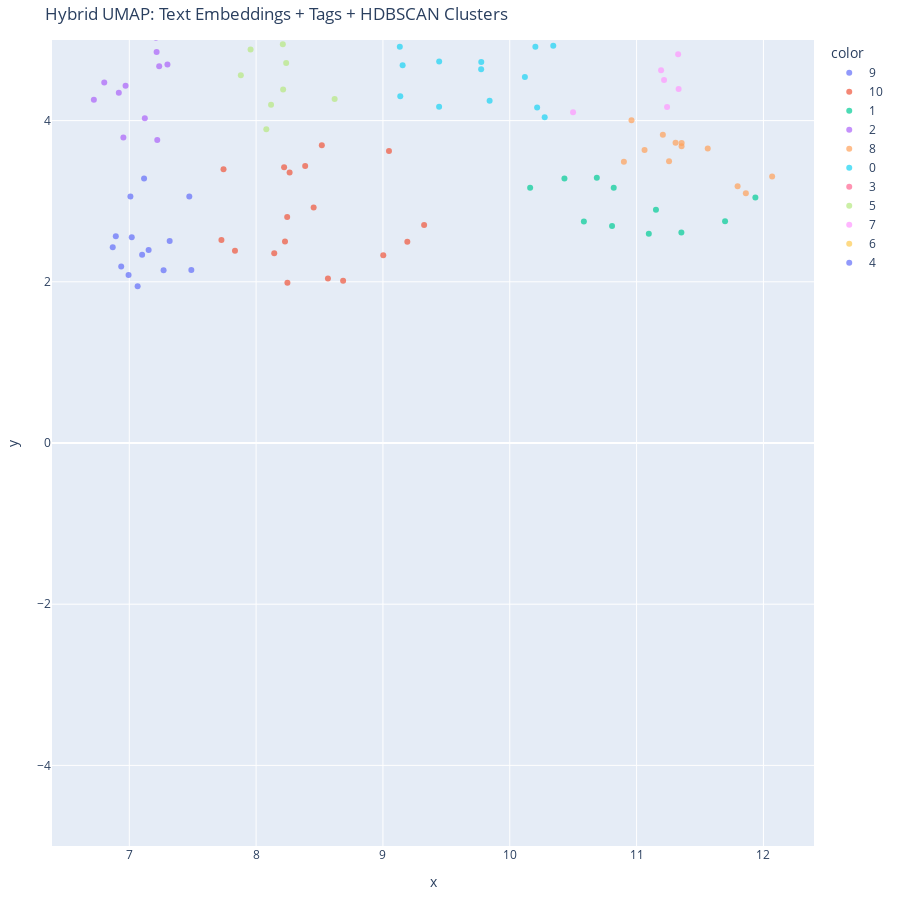

The notebook cell saved with this chart:
### Code cell
utils.plot_clusters(clause_tags, hybrid_2d)

### Figure 1 — Plotly figure (JSON) as saved in the notebook; plotly's stock layout.template omitted (floating-point values rounded to 4 significant figures)
{"data": [{"customdata": [["A Beginner’s Guide and Checklist for Accessing Sustainability-Linked Loans (SLLs)", "Finance", ["Finance", "Net Zero"]], ["Auditing Water Usage in Supply Chains", "Supply Chain", ["Supply Chain", "Net Zero", "Reporting"]], ["Climate Aligned Construction Waste Management", "Construction", ["Construction", "Net Zero"]], ["CLLS Certificate of Title: Climate Change Disclosures", "Reporting", ["Reporting", "Real Estate", "Net Zero"]], ["ESG Aligned Company Articles", "Governance", ["Governance", "ESG", "Net Zero"]], ["Green Loan “Starter Pack”", "Finance", ["Finance", "Net Zero"]], ["Greener and More Efficient HGVs in Road and Multimodal Transport Agreements", "Transport", ["Transport", "Net Zero", "Supply Chain"]], ["Lease: Renewable Energy Obligations", "Lease", ["Lease", "Net Zero", "Renewables"]], ["Management Equity Ratchet Terms", "Finance", ["Finance", "ESG", "Incentives"]], ["Repair or Refurbishment in Insurance Claims", "Insurance", ["Insurance", "Circular Economy"]], ["Subcontractor/ Supplier Self-Assessment Climate Questionnaire (Construction)", "Construction", ["Construction", "Supply Chain", "ESG"]], ["Supply: Renewable Energy Requirements", "Supply Chain", ["Supply Chain", "Renewable Energy"]], ["Sustainability Enterprise Delivery Measures within Construction Works Task Orders", "Construction", ["Construction", "Metrics", "Resilience"]], ["Sustainability KPIs in Construction Works Task Orders", "Construction", ["Construction", "Metrics", "ESG"]]], "hovertemplate": "color=9<br>x=%{x}<br>y=%{y}<br>Clause=%{customdata[0]}<br>PrimaryTag=%{customdata[1]}<br>Tags=%{customdata[2]}<extra></extra>", "legendgroup": "9", "marker": {"color": "#636efa", "opacity": 0.7, "size": 6, "symbol": "circle"}, "mode": "markers", "name": "9", "orientation": "v", "showlegend": true, "type": "scatter", "x": [7.019, 7.318, 7.117, 7.152, 6.994, 7.27, 7.473, 6.894, 7.489, 7.066, 6.869, 7.101, 6.936, 7.009], "xaxis": "x", "y": [2.553, 2.505, 3.281, 2.395, 2.084, 2.142, 3.057, 2.566, 2.148, 1.945, 2.428, 2.335, 2.19, 3.057], "yaxis": "y"}, {"customdata": [["Allocating Scope 1, 2 and 3 Emissions for Leased Assets", "Lease", ["Lease", "Reporting", "Net Zero"]], ["Circular Economy Product Design Obligation", "Supply Chain", ["Supply Chain", "Net Zero", "Incentives"]], ["Climate-Resilient Landscape Design Contracts", "Construction", ["Construction", "Land Use", "Biodiversity"]], ["Conservation Covenant for Soil Preservation and Enhancement", "Land Use", ["Land Use", "Biodiversity", "Net Zero"]], ["Environmental Targets for a Limited Partnership Agreement", "Finance", ["Finance", "ESG", "Net Zero"]], ["ESG-Linked Pricing Adjustment for Derivatives Transactions", "Finance", ["Finance", "ESG", "Net Zero"]], ["Green Assured Shorthold Tenancy (AST) Clauses", "Lease", ["Lease", "Net Zero", "Renewables", "Incentives"]], ["Green or Sustainability-Linked Lending Requirement", "Finance", ["Finance", "Net Zero", "ESG"]], ["Green Residential Lease Clauses", "Lease", ["Lease", "Net Zero"]], ["Heads of Terms for Landowner Collaboration on Environmental Schemes", "Land Use", ["Land Use", "Finance", "Net Zero", "Incentives"]], ["Incentives for Insured Parties to Disclose and Meet GHG Emissions Targets", "Insurance", ["Insurance", "Net Zero", "Incentives"]], ["Landlord and Tenant Obligations to Create Additionality in Renewable Electricity Generation", "Lease", ["Lease", "Renewables", "Net Zero"]], ["Late Payment – Green Interest Remedies", "Finance", ["Finance", "Net Zero", "Incentives"]], ["Net Zero Land Promotion Agreement", "Land Use", ["Land Use", "Net Zero", "Planning"]], ["Parametric Insurance Incentives for the Protection of Coral Reefs", "Insurance", ["Insurance", "Biodiversity", "Adaptation"]], ["Promotion of Carbon Sinks and Ecological Restoration in Lettings of Rural Land", "Land Use", ["Land Use", "Biodiversity", "Carbon Removal"]], ["Promotion of Regenerative Farming Methods through Profit of Pasturage Agreements", "Land Use", ["Land Use", "Agriculture", "Biodiversity"]], ["TV Production: Promotion of Sustainable Consumption and Travel", "Media", ["Media", "Consumption", "Transport"]]], "hovertemplate": "color=10<br>x=%{x}<br>y=%{y}<br>Clause=%{customdata[0]}<br>PrimaryTag=%{customdata[1]}<br>Tags=%{customdata[2]}<extra></extra>", "legendgroup": "10", "marker": {"color": "#EF553B", "opacity": 0.7, "size": 6, "symbol": "circle"}, "mode": "markers", "name": "10", "orientation": "v", "showlegend": true, "type": "scatter", "x": [8.518, 7.743, 8.247, 9.003, 8.454, 8.245, 8.221, 7.726, 8.264, 8.228, 8.143, 8.387, 7.833, 9.325, 8.686, 9.192, 8.566, 9.048], "xaxis": "x", "y": [3.694, 3.395, 1.989, 2.33, 2.92, 2.804, 3.422, 2.517, 3.357, 2.499, 2.355, 3.437, 2.384, 2.706, 2.013, 2.497, 2.041, 3.622], "yaxis": "y"}, {"customdata": [["Avoiding Excessive Paperwork in Dispute Resolution", "Dispute Resolution", ["Dispute Resolution", "Net Zero"]], ["Climate-Related Liability Cover (Commercial Insureds)", "Insurance", ["Insurance", "Net Zero", "Dispute Resolution"]], ["Condition to Liability Cover for Climate-Related Claims (Commercial Insureds)", "Insurance", ["Insurance", "Net Zero", "Governance"]], ["Employer-Employee Environmental Obligations", "Employment", ["Employment", "Net Zero"]], ["ESG-Based Performance Conditions for Employee Incentive Awards", "Employment", ["Employment", "ESG", "Net Zero"]], ["Green Dispute Reporting in After the Event Insurance Policies", "Insurance", ["Insurance", "Dispute Resolution", "Governance"]], ["Green Litigation and Arbitration Protocols", "Dispute Resolution", ["Dispute Resolution", "Governance", "Net Zero"]], ["Insurance: Disclosure and Mitigation of Pending Climate Change Litigation", "Insurance", ["Insurance", "Dispute Resolution", "Governance"]], ["Low Carbon Arbitrations", "Dispute Resolution", ["Dispute Resolution", "Net Zero"]], ["Net Zero Culture Employment Handbook", "Employment", ["Employment", "Net Zero", "Governance"]], ["Net Zero Within Company Whistleblowing Policies", "Governance", ["Governance", "Net Zero", "Employment"]]], "hovertemplate": "color=1<br>x=%{x}<br>y=%{y}<br>Clause=%{customdata[0]}<br>PrimaryTag=%{customdata[1]}<br>Tags=%{customdata[2]}<extra></extra>", "legendgroup": "1", "marker": {"color": "#00cc96", "opacity": 0.7, "size": 6, "symbol": "circle"}, "mode": "markers", "name": "1", "orientation": "v", "showlegend": true, "type": "scatter", "x": [10.81, 11.35, 11.94, 10.43, 10.16, 11.1, 11.15, 11.7, 10.58, 10.82, 10.69], "xaxis": "x", "y": [2.692, 2.61, 3.046, 3.281, 3.168, 2.595, 2.894, 2.751, 2.748, 3.168, 3.29], "yaxis": "y"}, {"customdata": [["Benchmarking of Project Greenhouse Gas Emissions", "Construction", ["Construction", "Net Zero", "Supply Chain"]], ["Climate Standard of Care (Construction)", "Construction", ["Construction", "Net Zero"]], ["Construction: Procuring Materials and Carbon Budgets", "Construction", ["Construction", "Net Zero", "Contracts"]], ["Facility Agreement Clauses Promoting Sustainability-Linked Loans within the Cement Industry", "Finance", ["Finance", "Construction", "Net Zero"]], ["GHG Emissions Management Plans in Infrastructure and Construction Project Finance", "Finance", ["Finance", "Construction", "Net Zero"]], ["JCT Energy Efficiency and Environmental Obligations", "Construction", ["Construction", "Net Zero", "Contracts"]], ["MMC and Net Zero Provisions for Construction or Development Agreements", "Construction", ["Construction", "Net Zero", "Contracts"]], ["Net Zero Aligned Construction Modifications", "Construction", ["Construction", "Net Zero"]], ["Net Zero Obligations in FIDIC EPC Contracts", "Construction", ["Construction", "Net Zero", "Contracts"]], ["Securing Net Zero in Planning Development Projects", "Planning", ["Planning", "Net Zero", "Construction"]], ["Sustainable On Site Working Practices", "Construction", ["Construction", "Energy Efficiency"]]], "hovertemplate": "color=2<br>x=%{x}<br>y=%{y}<br>Clause=%{customdata[0]}<br>PrimaryTag=%{customdata[1]}<br>Tags=%{customdata[2]}<extra></extra>", "legendgroup": "2", "marker": {"color": "#ab63fa", "opacity": 0.7, "size": 6, "symbol": "circle"}, "mode": "markers", "name": "2", "orientation": "v", "showlegend": true, "type": "scatter", "x": [6.953, 6.917, 7.21, 7.122, 7.221, 7.215, 7.301, 6.971, 7.236, 6.721, 6.803], "xaxis": "x", "y": [3.791, 4.344, 5.029, 4.028, 3.759, 4.85, 4.697, 4.432, 4.673, 4.259, 4.472], "yaxis": "y"}, {"customdata": [["Board Minutes: Consideration of Climate Change Factors", "Governance", ["Governance", "Net Zero"]], ["Board Paper Implementing Net Zero for SMEs", "Governance", ["Governance", "Net Zero"]], ["Climate-Related Knowledge Sharing Between Insurer and Insured", "Insurance", ["Insurance", "Net Zero", "Governance"]], ["Employee Climate Engagement Provisions", "Employment", ["Employment", "Net Zero", "Governance"]], ["Entire Business Net Zero Objectives", "Net Zero", ["Net Zero", "Governance"]], ["Environmental Business Charter", "Governance", ["Governance", "Net Zero"]], ["General Condition to Commercial Insurance Policies: Climate Change Risk Assessment", "Insurance", ["Insurance", "Net Zero", "Governance"]], ["Green Company Articles", "Governance", ["Governance", "Net Zero"]], ["Green Service Charge Provisions for Commercial Leases", "Lease", ["Lease", "Net Zero", "Governance"]], ["Green Shareholders’ Agreement (Short Form for SMEs)", "Governance", ["Governance", "SMEs", "Net Zero"]], ["Insurance Premium Adjustment for D&O Climate-related Financial Disclosures", "Insurance", ["Insurance", "Net Zero", "Reporting", "Governance"]], ["Shareholder Resolutions Relating to a Company’s Climate Change Commitments", "Governance", ["Governance", "Net Zero", "Reporting"]]], "hovertemplate": "color=8<br>x=%{x}<br>y=%{y}<br>Clause=%{customdata[0]}<br>PrimaryTag=%{customdata[1]}<br>Tags=%{customdata[2]}<extra></extra>", "legendgroup": "8", "marker": {"color": "#FFA15A", "opacity": 0.7, "size": 6, "symbol": "circle"}, "mode": "markers", "name": "8", "orientation": "v", "showlegend": true, "type": "scatter", "x": [11.26, 11.35, 11.86, 10.9, 11.21, 11.31, 11.8, 11.06, 11.36, 11.56, 12.07, 10.96], "xaxis": "x", "y": [3.497, 3.682, 3.099, 3.488, 3.825, 3.726, 3.186, 3.635, 3.722, 3.655, 3.306, 4.005], "yaxis": "y"}, {"customdata": [["Capital Markets ESG Due Diligence Questionnaire", "Finance", ["Finance", "Reporting", "ESG"]], ["Climate Checklist for Prospectuses and Other Public Offering Documents", "Reporting", ["Reporting", "Net Zero", "Finance"]], ["Climate Due Diligence Questionnaire for M&A Transactions", "M&A", ["M&A", "Reporting", "Net Zero"]], ["Climate Purchase Agreement and Underwriting Sponsor Warranties", "Finance", ["Finance", "Governance", "Net Zero", "Contracts"]], ["Climate Standard Transaction Terms", "Finance", ["Finance", "Net Zero", "Contracts"]], ["Climate-Related Disclosure in Loans", "Finance", ["Finance", "Reporting", "Net Zero"]], ["Debt Finance Clauses (and LMA Facility Amendments) Promoting Sustainable Water Usage", "Finance", ["Finance", "Net Zero"]], ["Green Acquisition Obligations", "M&A", ["M&A", "Net Zero", "Incentives"]], ["Green Investment Obligations", "Finance", ["Finance", "Governance", "Net Zero"]], ["Interest Ratchet Clause for Carbon Saving", "Finance", ["Finance", "Net Zero", "Incentives"]], ["Net Zero Completion Adjustment Clause", "M&A", ["M&A", "Finance", "Net Zero", "Incentives"]], ["Net Zero Convertible Loan Note", "Finance", ["Finance", "Net Zero", "ESG"]], ["Report on Title – Climate Change Clauses", "Reporting", ["Reporting", "Real Estate", "Risk"]], ["SPA/ Investment Agreement: Disclosure of Climate Change Plans", "M&A", ["M&A", "Disclosure", "Net Zero"]], ["Sustainability-Linked Loans", "Finance", ["Finance", "Lending", "ESG"]]], "hovertemplate": "color=0<br>x=%{x}<br>y=%{y}<br>Clause=%{customdata[0]}<br>PrimaryTag=%{customdata[1]}<br>Tags=%{customdata[2]}<extra></extra>", "legendgroup": "0", "marker": {"color": "#19d3f3", "opacity": 0.7, "size": 6, "symbol": "circle"}, "mode": "markers", "name": "0", "orientation": "v", "showlegend": true, "type": "scatter", "x": [10.2, 9.774, 9.443, 10.22, 8.84, 9.775, 9.841, 9.155, 10.28, 9.443, 9.137, 10.12, 9.676, 9.133, 10.34], "xaxis": "x", "y": [4.915, 4.638, 4.735, 4.162, 5.092, 4.728, 4.247, 4.687, 4.043, 4.17, 4.302, 4.542, 5.444, 4.916, 4.928], "yaxis": "y"}, {"customdata": [["Carbon Contract Clauses for Environmental Performance, and Associated Incentives and Remedies", "Supply Chain", ["Supply Chain", "Contracts", "Net Zero", "Incentives"]], ["Carbon Footprint Reduction – Mutual Notification Right (Carbon Footprint Reduction Notice)", "Supply Chain", ["Supply Chain", "Contracts", "Net Zero"]], ["Climate Change Due Diligence Questionnaire for Suppliers", "Supply Chain", ["Supply Chain", "Reporting", "Net Zero"]], ["Climate-Linked Product Surveillance", "Supply Chain", ["Supply Chain", "Net Zero", "Contracts"]], ["Green Supplier Agreement Terms", "Supply Chain", ["Supply Chain", "Net Zero", "Contracts"]], ["Net Zero Target Supply Chain Cascade Clauses", "Supply Chain", ["Supply Chain", "Net Zero", "Contracts"]]], "hovertemplate": "color=3<br>x=%{x}<br>y=%{y}<br>Clause=%{customdata[0]}<br>PrimaryTag=%{customdata[1]}<br>Tags=%{customdata[2]}<extra></extra>", "legendgroup": "3", "marker": {"color": "#FF6692", "opacity": 0.7, "size": 6, "symbol": "circle"}, "mode": "markers", "name": "3", "orientation": "v", "showlegend": true, "type": "scatter", "x": [8.532, 8.697, 9.163, 8.746, 8.526, 8.688], "xaxis": "x", "y": [6.003, 6.198, 5.949, 6.125, 6.334, 6.128], "yaxis": "y"}, {"customdata": [["Climate Change Clauses for Heads of Terms", "Contracts", ["Contracts", "Net Zero"]], ["Climate Contract Risk Sharing (ex Force Majeure)", "Contracts", ["Contracts", "Net Zero", "Dispute Resolution"]], ["Climate Purposed NDA Terms (Confidentiality Agreement)", "Contracts", ["Contracts", "Net Zero"]], ["Climate Recitals", "Contracts", ["Contracts", "Net Zero"]], ["Climate-Linked Contractual Discretions", "Contracts", ["Contracts", "Net Zero", "Incentives"]], ["Commercial Lease: Alterations (improve environmental performance)", "Lease", ["Lease", "Net Zero", "Contracts"]], ["Commercial Lease: Repairs and Alterations (circular economy)", "Lease", ["Lease", "Net Zero", "Contracts"]], ["Coolerplate Clauses (Climate Aligned Boilerplate)", "Contracts", ["Contracts", "Net Zero"]], ["Film Production: Carbon Footprint Disclosure", "Reporting", ["Reporting", "Contracts", "Net Zero"]], ["Gain-Share Incentive for Reducing GHG Emissions", "Incentives", ["Incentives", "Net Zero", "Contracts"]], ["Green Termination Provision (Short Form)", "Contracts", ["Contracts", "Net Zero", "Procurement"]], ["Green Transaction Execution Protocols", "Contracts", ["Contracts", "Net Zero"]], ["SME’s Net Zero Objectives", "SME", ["SME", "Contracts", "Net Zero"]], ["Sponsorship Agreement: Net Zero Outcome", "Contracts", ["Contracts", "Net Zero", "Marketing"]], ["Template Board Paper for Significant Contracts/ Transactions", "Governance", ["Governance", "Risk", "Contracts"]]], "hovertemplate": "color=5<br>x=%{x}<br>y=%{y}<br>Clause=%{customdata[0]}<br>PrimaryTag=%{customdata[1]}<br>Tags=%{customdata[2]}<extra></extra>", "legendgroup": "5", "marker": {"color": "#B6E880", "opacity": 0.7, "size": 6, "symbol": "circle"}, "mode": "markers", "name": "5", "orientation": "v", "showlegend": true, "type": "scatter", "x": [8.21, 8.029, 7.792, 8.213, 8.347, 8.118, 8.08, 7.949, 8.237, 8.359, 7.88, 7.956, 7.902, 7.882, 8.619], "xaxis": "x", "y": [4.946, 5.207, 5.314, 4.386, 5.236, 4.197, 3.894, 5.442, 4.715, 5.537, 4.563, 4.883, 5.4, 5.794, 4.269], "yaxis": "y"}, {"customdata": [["Climate Lobbying and Responsible Investments: Policy Requirements", "Governance", ["Governance", "Net Zero", "Finance"]], ["Climate Policy Footprint", "Reporting", ["Reporting", "Governance", "Net Zero"]], ["Green Shareholders’ Agreement", "Governance", ["Governance", "Net Zero", "ESG"]], ["Paris Aligned Company Articles", "Governance", ["Governance", "ESG", "Net Zero"]], ["Stakeholder Company Climate Questionnaire", "ESG", ["ESG", "Disclosure", "Governance"]], ["Sustainability Reporting Clause for the Constitution of a Private Limited Company", "Governance", ["Governance", "Reporting", "ESG"]]], "hovertemplate": "color=7<br>x=%{x}<br>y=%{y}<br>Clause=%{customdata[0]}<br>PrimaryTag=%{customdata[1]}<br>Tags=%{customdata[2]}<extra></extra>", "legendgroup": "7", "marker": {"color": "#FF97FF", "opacity": 0.7, "size": 6, "symbol": "circle"}, "mode": "markers", "name": "7", "orientation": "v", "showlegend": true, "type": "scatter", "x": [10.5, 11.24, 11.22, 11.33, 11.33, 11.19], "xaxis": "x", "y": [4.104, 4.169, 4.504, 4.393, 4.825, 4.625], "yaxis": "y"}, {"customdata": [["Indigenous/ Local Knowledge in Board Director Appointments", "Governance", ["Governance", "ESG"]], ["Intellectual Property: Free Licence for Climate Purposes", "Contracts", ["Contracts", "ESG"]], ["Land: Sustainable Soil Management", "Land Use", ["Land Use", "ESG"]], ["Open Source Data Sharing: Enabling Sustainable Mobility for Cities", "Transport", ["Transport", "Data", "ESG"]], ["Reducing Supply Chain Food Waste", "Supply Chain", ["Supply Chain", "Food", "ESG"]], ["Supply Chain Sustainable Land Use Clause and Questionnaire", "Supply Chain", ["Supply Chain", "Land Use", "ESG"]], ["Sustainability Clauses in Supply Chain Contracts", "Supply Chain", ["Supply Chain", "ESG", "Contracts"]], ["Transparent Sourcing of Greener, Fairer Renewable Energy", "Renewable Energy", ["Renewable Energy", "Supply Chain", "ESG"]]], "hovertemplate": "color=6<br>x=%{x}<br>y=%{y}<br>Clause=%{customdata[0]}<br>PrimaryTag=%{customdata[1]}<br>Tags=%{customdata[2]}<extra></extra>", "legendgroup": "6", "marker": {"color": "#FECB52", "opacity": 0.7, "size": 6, "symbol": "circle"}, "mode": "markers", "name": "6", "orientation": "v", "showlegend": true, "type": "scatter", "x": [11.09, 10.61, 10.81, 10.95, 10.41, 10.71, 10.09, 10.53], "xaxis": "x", "y": [5.048, 5.538, 5.414, 5.254, 5.938, 5.824, 6.133, 5.979], "yaxis": "y"}, {"customdata": [["Supplier Environmental Threshold Obligations", "Supply Chain", ["Supply Chain", "Emissions", "Contracts"]], ["Supply Chain Emissions Scorecard", "Supply Chain", ["Supply Chain", "Reporting", "Risk"]], ["Supply: Termination for Greener Supplier", "Supply Chain", ["Supply Chain", "Contracts", "Termination"]], ["Target Product Carbon Footprint (Schedule for Consumer Goods Contracts)", "Supply Chain", ["Supply Chain", "Scope 3", "Emissions"]], ["The ‘Green Supplier’ Contract – A Standardised Contractual Pricing Model", "Supply Chain", ["Supply Chain", "Emissions", "Incentives"]], ["The Net Zero Standard for Suppliers", "Supply Chain", ["Supply Chain", "Emissions", "Reporting"]]], "hovertemplate": "color=4<br>x=%{x}<br>y=%{y}<br>Clause=%{customdata[0]}<br>PrimaryTag=%{customdata[1]}<br>Tags=%{customdata[2]}<extra></extra>", "legendgroup": "4", "marker": {"color": "#636efa", "opacity": 0.7, "size": 6, "symbol": "circle"}, "mode": "markers", "name": "4", "orientation": "v", "showlegend": true, "type": "scatter", "x": [9.383, 9.588, 9.011, 9.602, 9.564, 9.531], "xaxis": "x", "y": [6.511, 5.805, 6.424, 6.518, 6.437, 6.38], "yaxis": "y"}], "layout": {"height": 900, "legend": {"title": {"text": "color"}, "tracegroupgap": 0}, "margin": {"b": 20, "l": 20, "r": 20, "t": 40}, "title": {"text": "Hybrid UMAP: Text Embeddings + Tags + HDBSCAN Clusters"}, "width": 900, "xaxis": {"anchor": "y", "domain": [0, 1], "title": {"text": "x"}}, "yaxis": {"anchor": "x", "domain": [0, 1], "range": [-5, 5], "title": {"text": "y"}}}}
